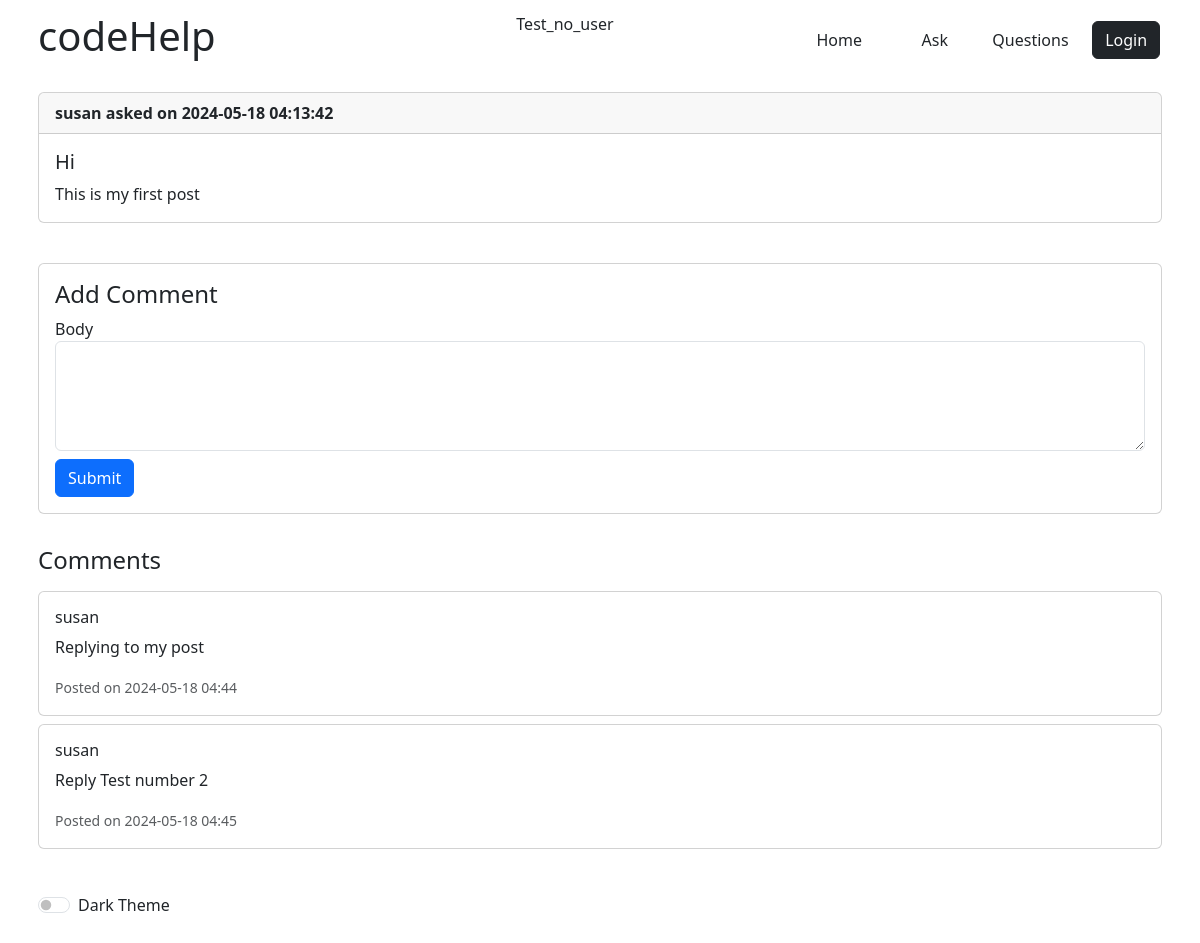
/post/1, run on the app's committed database.
### app/models.py (models this page shows, shortened)
class User(UserMixin, db.Model):
    id: so.Mapped[int] = so.mapped_column(primary_key=True)
    username: so.Mapped[str] = so.mapped_column(sa.String(64), index=True,
                                                unique=True)
    email: so.Mapped[str] = so.mapped_column(sa.String(120), index=True,
                                             unique=True)
    password_hash: so.Mapped[Optional[str]] = so.mapped_column(sa.String(256))
    posts: so.WriteOnlyMapped['Post'] = so.relationship(
        back_populates='author')
    comments: so.WriteOnlyMapped['Comment'] = so.relationship(
        back_populates='author')

class Post(db.Model):
    id: so.Mapped[int] = so.mapped_column(primary_key=True)
    title: so.Mapped[str] = so.mapped_column(sa.String(140))
    body: so.Mapped[str] = so.mapped_column(sa.String(256))
    timestamp: so.Mapped[datetime] = so.mapped_column(
        index=True, default=lambda: datetime.now(timezone.utc).replace(microsecond=0))
    user_id: so.Mapped[int] = so.mapped_column(sa.ForeignKey(User.id),
                                               index=True)
    author: so.Mapped[User] = so.relationship(back_populates='posts')
    comments: so.WriteOnlyMapped['Comment'] = so.relationship(
        back_populates='post')

class Comment(db.Model):
    id: so.Mapped[int] = so.mapped_column(primary_key=True)
    body: so.Mapped[str] = so.mapped_column(sa.String(280))
    timestamp: so.Mapped[datetime] = so.mapped_column(
        index=True, default=lambda: datetime.now(timezone.utc).replace(microsecond=0))
    user_id: so.Mapped[int] = so.mapped_column(sa.ForeignKey(User.id),
                                               index=True)
    post_id: so.Mapped[int] = so.mapped_column(sa.ForeignKey(Post.id),
                                               index=True)
    parent_comment_id: so.Mapped[Optional[int]] = so.mapped_column(
        sa.ForeignKey('comment.id'))
    author: so.Mapped[User] = so.relationship(back_populates='comments')
    post: so.Mapped[Post] = so.relationship(back_populates='comments')
    replies: so.WriteOnlyMapped['Comment'] = so.relationship(
        backref=so.backref('parent', remote_side=[id])
    )

### app/routes.py (the view, shortened to what this page needs)
@app.route('/post/<int:post_id>', methods=['GET', 'POST'])
def postDetails(post_id):
    post = Post.query.get_or_404(post_id)
    comments = Comment.query.filter_by(post_id=post_id).all()
    form = CommentForm()
    return render_template('postDetails.html', post=post, form=form, comments=comments)

### app/forms.py
class CommentForm(FlaskForm):
    body = TextAreaField('Body', validators=[DataRequired()])
    submit = SubmitField('Submit')

### app/templates/postDetails.html (shortened to what this page needs)
{% extends "base.html" %}
{% block content %}
<div class="container p-2 my-2">
    <div class="card mb-3">
        <div class="card-header">
            <strong>{{ post.author.username }} asked on {{post.timestamp}}</strong>
        </div>
        <div class="card-body">
            <h5 class="card-title">{{ post.title }}</h5>
            <p class="card-text">{{ post.body }}</p>
        </div>
    </div>
</div>
<div class="container p-2">
    <div class="card">
        <div class="card-body">
            <h4 class="card-title">Add Comment</h4>
            <form id="commentForm" method="POST">
                <div class="form-group">
                    {{ form.body.label(class="form-control-label") }}
                    {{ form.body(class="form-control", rows="4") }}
                </div>
                <div class="form-group mt-2">
                    {{ form.submit(class="btn btn-primary") }}
                </div>
            </form>
        </div>
    </div>
</div>
<div class="container p-2">
    <div id="commentsSection">
        <h4 class="my-3">Comments</h4>
        {% for comment in comments %}
        <div class="card my-2">
            <div class="card-body">
                <h6 class="card-title">{{ comment.author.username }}</h6>
                <p class="card-text">{{ comment.body }}</p>
                <p class="card-text"><small class="text-muted">Posted on {{ comment.timestamp.strftime('%Y-%m-%d %H:%M') }}</small></p>
            </div>
        </div>
        {% endfor %}
    </div>
</div>
{% endblock %}

### app/static/codeHelp.css (style rules this page uses)
body { background-color: #ffffff; color: #212529; }

### data on the page
User: author.username "susan"
Post: timestamp "2024-05-18 04:13:42", title "Hi", body "This is my first post"
Comment: author.username "susan", body "Replying to my post", timestamp "2024-05-18 04:44"
Comment: author.username "susan", body "Reply Test number 2", timestamp "2024-05-18 04:45"
